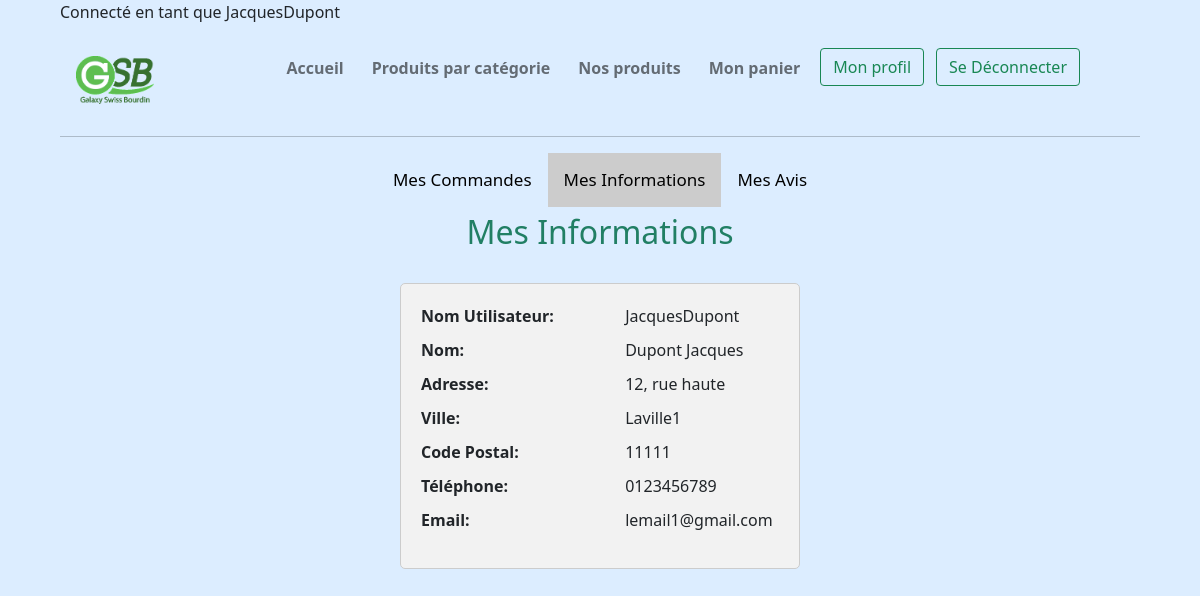
The page /index.php?uc=monProfil&action=voirMonProfil (signed in) on the database its author committed.
### tables this page shows
CREATE TABLE IF NOT EXISTS `client` (
  `idCli` int(11) NOT NULL AUTO_INCREMENT,
  `nomUtil` varchar(25) NOT NULL,
  `mdp` varchar(100) NOT NULL,
  `nom` char(32) NOT NULL,
  `adresse` char(32) NOT NULL,
  `ville` char(32) NOT NULL,
  `cp` char(5) NOT NULL,
  `tel` char(10) NOT NULL,
  `courriel` char(50) NOT NULL,
  PRIMARY KEY (`idCli`)
);

### modele/bd.profil.php (called while the page is built, shortened)
<?php
function getLesInfoUtil($nomUtil){
	$monPdo = connexionPDO();
	$reqN=$monPdo -> prepare('select idCli, nomUtil, mdp, nom, adresse, ville, cp, tel, courriel from client where nomUtil= :nomUtil ');
	$reqN -> bindValue(':nomUtil',$nomUtil,PDO::PARAM_STR);
	$reqN->execute();
	$lesLignesN = $reqN->fetchAll(PDO::FETCH_ASSOC);
	return $lesLignesN;
}
?>

### vues/v_profil.php (the view, shortened to what this page needs)
<?php
if (!isset($_SESSION['admin'])){
foreach($lesInfoUtil as $uneInfo){
	$nomUtil = $uneInfo['nomUtil'];
	$nom = $uneInfo['nom'];
	$adresse = $uneInfo['adresse'];
	$ville = $uneInfo['ville'];
	$cp = $uneInfo['cp'];
	$tel = $uneInfo['tel'];
	$courriel = $uneInfo['courriel'];
}
?>
<div class="tabs">
		<button class="tablinks" onclick="openTab(event, 'tab1')">Mes Commandes</button>
		<button class="tablinks" onclick="openTab(event, 'tab2')" id="defaultOpen">Mes Informations</button>
		<button class="tablinks" onclick="openTab(event, 'tab3')">Mes Avis</button>
	</div>
	<div id="tab2" class="tabcontent">
		<h2 class="color-green">Mes Informations</h2>
		<div class="user-info">
    <ul>
		<li><strong>Nom Utilisateur:</strong> <?php echo $nomUtil;?></li>
        <li><strong>Nom:</strong> <?php echo $nom;?></li>
		<li><strong>Adresse:</strong> <?php echo $adresse;?></li>
		<li><strong>Ville:</strong> <?php echo $ville;?></li>
		<li><strong>Code Postal:</strong> <?php echo $cp;?></li>
		<li><strong>Téléphone:</strong> <?php echo $tel;?></li>
		<li><strong>Email:</strong> <?php echo $courriel ;?></li>
    </ul>
</div>
	</div>
<?php
		foreach($lesAvisUtil as $unAvis){?>
			<div class="user-info bis">
	<?php
			$titre_com =$unAvis['titre_commentaire'];
			$commentaire =$unAvis['commentaire'];
			$note = $unAvis['note'];
			$description = $unAvis['description'];
			$date = $unAvis['date_avis'];
	?>
		<ul>
		<li><strong>Titre du commentaire :</strong> <?php echo $titre_com;?></li>
		<li><strong>Produit :</strong> <?php echo $description;?></li>
        <li><strong>Commentaire:</strong> <?php echo $commentaire;?></li>
		<li><strong>Note:</strong> <?php echo $note;?>/5</li>
		<li><strong>Date de l'avis:</strong> <?php echo $date;?></li>
	 </ul>
	</div>
<?php } }
	?>

### modele/cssGeneral.css (style rules this page uses)
html { font: normal 100%/1.2em "Trebuchet MS", Verdana, Helvetica, Arial, sans-serif; }
body { padding: 0% 5%; background-color: #dcedff; }

### modele/cssbis.css (style rules this page uses)
.tabs { overflow: hidden; display: flex; justify-content: center; }
.tabs button { background-color: inherit; float: left; border: none; outline: none; cursor: pointer; padding: 14px 16px; transition: 0.3s; font-size: 17px; }
.tabs button.active { background-color: #ccc; }
.tabcontent { display: none; padding: 6px 12px; }
.tabcontent h2 { text-align: center; }
.user-info { word-break: break-word; margin: auto; max-height: 518px; overflow-y: scroll; background-color: #f2f2f2; border: 1px solid #ccc; padding: 20px; border-radius: 5px; max-width: 400px; }
.user-info ul { list-style-type: none; padding: 0; }
.user-info ul li { margin-bottom: 10px; }
.user-info ul li strong { display: inline-block; width: 200px; font-weight: bold; }
.color-green { color:#217f64; }

### rows shown on the page
client: nomUtil "JacquesDupont", nom "Dupont Jacques", adresse "12, rue haute", ville "Laville1", cp "11111", tel "0123456789", courriel "lemail1@gmail.com"

### other values the page prints
$_SESSION['nomUtil'] "JacquesDupont"
